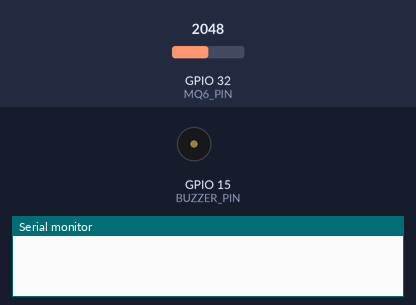
The sketch below on a simulated ESP32. On the bench: buzzer (waves = sounding, pin HIGH), the last lines printed to the serial monitor. The test bench sets the inputs (shaded band); at power-on: GPIO 32 (MQ6_PIN) = 2048. WiFi joins after 1.5 s; servers stay silent unless stated; web services answer with replies made up by the test bench.

Above: at 0.1 s.
At 2.1 s:
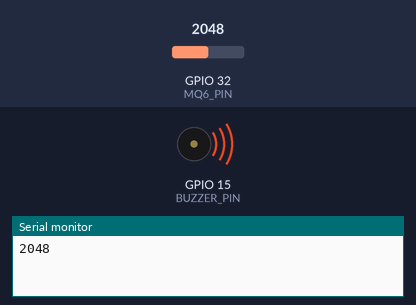
Timing chart, 0 to 3.6 s (numbered marks = the images above):
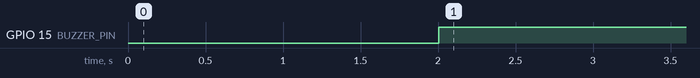

Measured:
- by itself, GPIO 15 (BUZZER_PIN): LOW → HIGH at 2.0 s

The sketch:

deteksi_gas.ino
```cpp
#include <WiFi.h>
#include <HTTPClient.h>

// ================= WIFI =================
const char* ssid = "rdm";
const char* password = "0987654321";

// ================= TELEGRAM =================
String BOT_TOKEN = "token";
String CHAT_ID  = "id";

// ================= MQ6 =================
#define MQ6_PIN 32

// ================= BUZZER =================
#define BUZZER_PIN 15

// ================= TIMER =================
unsigned long lastSensorRead = 0;
unsigned long lastTelegramSent = 0;

const unsigned long telegramDelay = 5000;

// ================= SETUP =================
void setup() {
  Serial.begin(115200);

  pinMode(BUZZER_PIN, OUTPUT);
  digitalWrite(BUZZER_PIN, LOW);

  WiFi.begin(ssid, password);
}

// ================= TELEGRAM FUNCTION =================
void sendTelegram(String message) {
  if (WiFi.status() == WL_CONNECTED) {
    HTTPClient http;

    String url = "https://api.telegram.org/bot" + BOT_TOKEN +
                 "/sendMessage?chat_id=" + CHAT_ID +
                 "&text=" + message;

    http.begin(url);
    http.GET();
    http.end();
  }
}

// ================= LOOP =================
void loop() {

  // ===== WIFI RECONNECT =====
  if (WiFi.status() != WL_CONNECTED) {
    WiFi.begin(ssid, password);
    delay(2000);
  }

  // ===== BACA SENSOR =====
  if (millis() - lastSensorRead > 2000) {
    lastSensorRead = millis();

    int gasValue = analogRead(MQ6_PIN);
    Serial.println(gasValue);

    // ===== KONDISI BAHAYA =====
    if (gasValue > 2000) {
      digitalWrite(BUZZER_PIN, HIGH);

      if (millis() - lastTelegramSent > telegramDelay) {
        sendTelegram("⚠️ PERINGATAN! Kebocoran GAS terdeteksi. Nilai: " + String(gasValue));
        lastTelegramSent = millis();
      }
    } else {
      digitalWrite(BUZZER_PIN, LOW);
    }
  }
}
```
